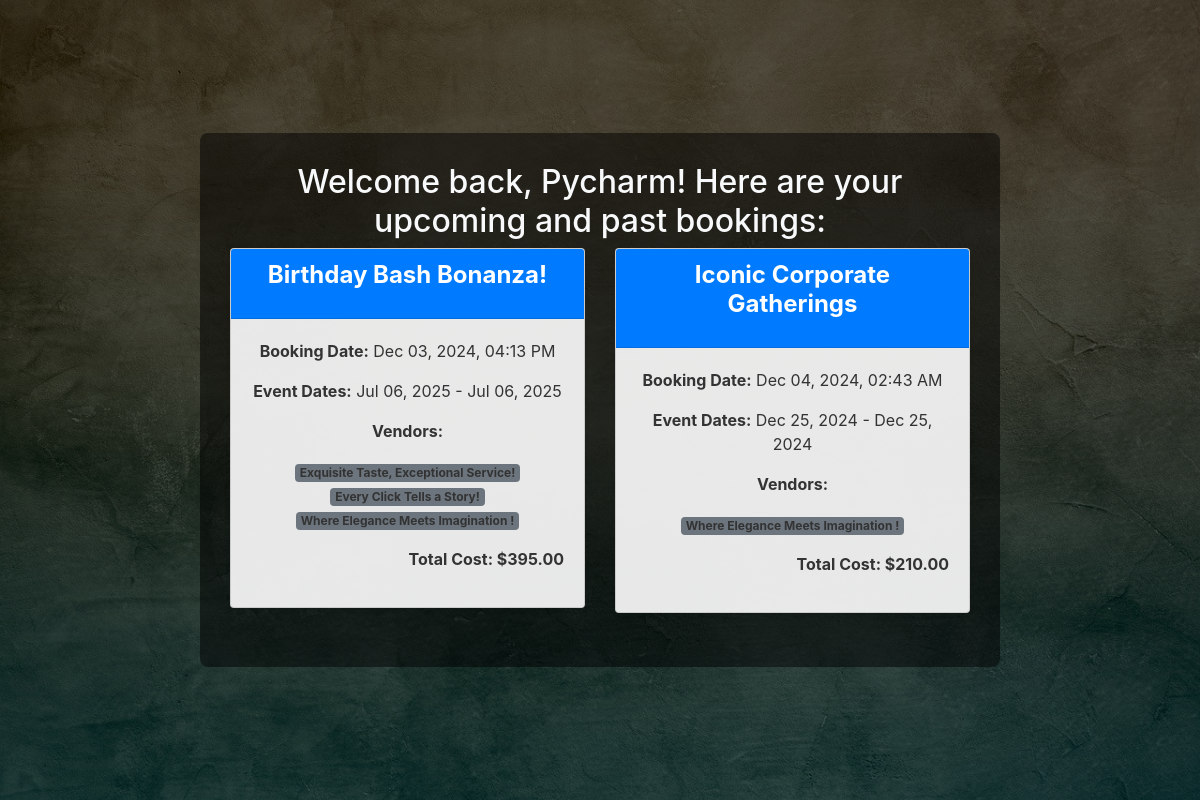
The page /user/dashboard/ (signed in) on the database its author committed.
### events/models.py (models this page shows, shortened)
class Booking(models.Model):
    user = models.ForeignKey(User, on_delete=models.CASCADE)
    event = models.ForeignKey(Event, on_delete=models.CASCADE)
    booking_date = models.DateTimeField(auto_now_add=True)
    start_date = models.DateField(null=True, blank=True)
    end_date = models.DateField(null=True, blank=True)
    start_time = models.TimeField(null=True, blank=True)
    end_time = models.TimeField(null=True, blank=True)
    vendors = models.ManyToManyField(Vendor, blank=True)
    def total_cost(self):
        vendor_cost = sum(vendor.cost for vendor in self.vendors.all())
        return self.event.cost + vendor_cost

class Event(models.Model):
    TYPE_CHOICES = [
        ('wedding', 'Wedding'),
        ('birthday', 'Birthday Party'),
        ('corporate', 'Corporate Event'),
    ]
    name = models.CharField(max_length=100)
    description = models.TextField()
    cost = models.DecimalField(max_digits=10, decimal_places=2)
    event_type = models.CharField(max_length=20, choices=TYPE_CHOICES, null=True, blank=True)

class Vendor(models.Model):
    VENDOR_TYPES = [
        ('caterer', 'Caterer'),
        ('photographer', 'Photographer'),
        ('decorator', 'Decorator'),
    ]
    name = models.CharField(max_length=100)
    vendor_type = models.CharField(max_length=20, choices=VENDOR_TYPES)
    cost = models.DecimalField(max_digits=10, decimal_places=2)

### events/views.py (the view)
# urls.py: path('user/dashboard/', views.user_dashboard, name='user_dashboard'),  # New path for user dashboard
@login_required
def user_dashboard(request):
    user = request.user
    bookings = Booking.objects.filter(user=user)
    if bookings.exists():
        greeting_message = "Welcome back, {}! Here are your upcoming and past bookings:".format(user.username)
    else:
        greeting_message = "Hello, {}! You have no bookings yet. Start planning your next event with us!".format(user.username)
    context = {
        'greeting_message': greeting_message,
        'bookings': bookings,
    }
    return render(request, 'events/user_dashboard.html', context)

### events/templates/events/user_dashboard.html (shortened to what this page needs)
{% load static %}
<!DOCTYPE html>
<html lang="en">
<head>
    <link rel="stylesheet" href="{% static 'events/css/styles.css' %}">
    <link rel="stylesheet" href="https://stackpath.bootstrapcdn.com/bootstrap/4.5.2/css/bootstrap.min.css">
</head>
<body>
<div class="dashboard-page">
    <div class="overlay"></div>
    <div class="dashboard-content">
        <h2>{{ greeting_message }}</h2>
        {% if bookings %}
            <div class="row">
                {% for booking in bookings %}
                    <div class="col-md-6 mb-4">
                        <div class="card shadow-sm">
                            <div class="card-header text-white">
                                <h5><p><strong style="font-size: 1.5rem;">{{ booking.event.name }}</strong></p></h5>
                            </div>
                            <div class="card-body">
                                <p><strong>Booking Date:</strong> {{ booking.booking_date|date:"M d, Y, h:i A" }}</p>
                                <p><strong>Event Dates:</strong> {{ booking.start_date|date:"M d, Y" }} - {{ booking.end_date|date:"M d, Y" }}</p>
                                <p><strong>Vendors:</strong></p>
                                <ul class="list-unstyled">
                                    {% for vendor in booking.vendors.all %}
                                        <li><span class="badge">{{ vendor.name }}</span></li>
                                    {% endfor %}
                                </ul>
                                <p class="text-right"><strong>Total Cost: ${{ booking.total_cost }}</strong></p>
                            </div>
                        </div>
                    </div>
                {% endfor %}
            </div>
        {% else %}
            <p class="text-center mt-4">You have no bookings at the moment. Explore our events to start planning!</p>
        {% endif %}
    </div>
</div>
</body>
</html>

### events/static/events/css/styles.css (style rules this page uses)
* { margin: 0; padding: 0; box-sizing: border-box; }
body { font-family: 'Roboto', sans-serif; background: url('../images/new_background.jpg') no-repeat center center fixed; background-size: cover; color: #333; line-height: 1.6; margin: 0 !important; padding: 0 !important; }
.card { border: none; border-radius: 10px; box-shadow: 0 4px 8px rgba(0, 0, 0, 0.1); transition: transform 0.3s, box-shadow 0.3s; }

### rows shown on the page
Booking: event.name "Birthday Bash Bonanza!", booking_date "Dec 03, 2024, 04:13 PM", start_date "Jul 06, 2025", end_date "Jul 06, 2025", total_cost "395.00"
Vendor: name "Exquisite Taste, Exceptional Service!"
Vendor: name "Every Click Tells a Story!"
Vendor: name "Where Elegance Meets Imagination !"
Booking: event.name "Iconic Corporate Gatherings", booking_date "Dec 04, 2024, 02:43 AM", start_date "Dec 25, 2024", end_date "Dec 25, 2024", total_cost "210.00"

### other values the page prints
{{ greeting_message }} "Welcome back, Pycharm! Here are your upcoming and past bookings:"
